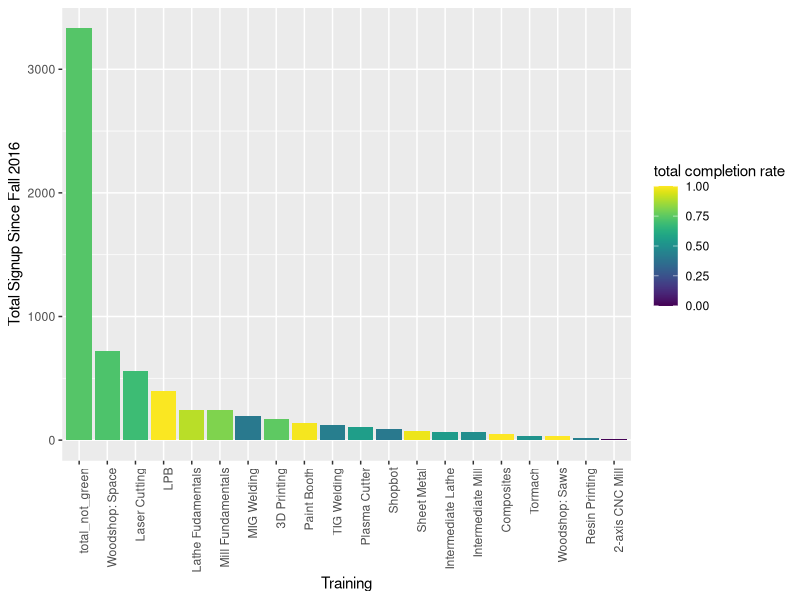
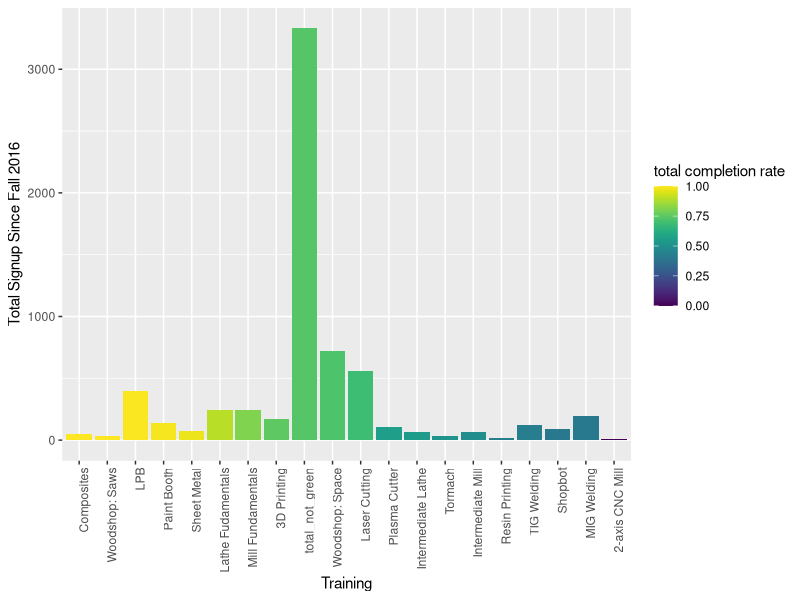
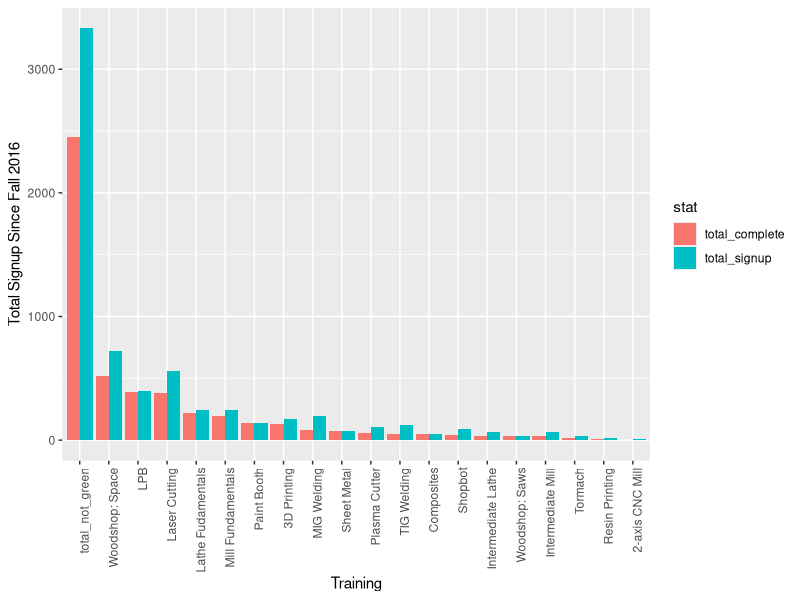

The R source for these figures, in order: (Note: this script raises an error after producing the figures.)
## ---- chunk 1
knitr::opts_chunk$set(echo = TRUE)
library(tidyverse)
library(readxl) 
library(viridis)
## ---- chunk 2
col_names <-
  c(
    "training",
    "sp22_signup",
    "sp22_complete",
    "sp22_comp_rate",
    "fa21_signup",
    "fa21_complete",
    "fa21_comp_rate",
    "sp20_signup",
    "sp20_complete",
    "sp20_comp_rate",
    "fa19_signup",
    "fa19_complete",
    "fa19_comp_rate",
    "sp19_signup",
    "sp19_complete",
    "sp19_comp_rate",
    "fa18_signup",
    "fa18_complete",
    "fa18_comp_rate",
    "sp18_signup",
    "sp18_complete",
    "sp18_comp_rate",
    "fa17_signup",
    "fa17_complete",
    "fa17_comp_rate",
    "sp17_signup",
    "sp17_complete",
    "sp17_comp_rate",
    "fa16_signup",
    "fa16_complete",
    "fa16_comp_rate",
    "total_signup",
    "total_complete",
    "total_comp_rate"
  )

df_raw <- read_excel("data/edited_shopTrainingSummary.xlsx", sheet = 2, col_names = col_names, skip = 1)

# create total row without green
# make tidy
# df_tidy <-
#   df_raw %>% 
#   pivot_longer(cols = !"training", names_to = "sem_stat", values_to = "stat") %>% 
  


# df_tidy
## ---- chunk 3
df_raw %>% 
  filter(
    !training %in% c("Total", "Green"),
    !is.na(training)
  ) %>% 
  ggplot(aes(x = reorder(training, -total_signup), y = total_signup, fill = total_comp_rate)) +
  geom_col() +
  theme(axis.text.x = element_text(angle = 90, hjust = 1)) +
  scale_fill_viridis(name = "total completion rate") +
  xlab("Training") +
  ylab("Total Signup Since Fall 2016")
  
## ---- chunk 4
df_raw %>% 
  filter(
    !training %in% c("Total", "Green"),
    !is.na(training)
  ) %>% 
  ggplot(aes(x = reorder(training, -total_comp_rate), y = total_signup, fill = total_comp_rate)) +
  geom_col() +
  theme(axis.text.x = element_text(angle = 90, hjust = 1)) +
  scale_fill_viridis(name = "total completion rate") +
  xlab("Training") +
  ylab("Total Signup Since Fall 2016")
## ---- chunk 5
df_raw %>% 
  filter(
    !training %in% c("Total", "Green"),
    !is.na(training)
  ) %>% 
  mutate(
    fully_complete = total_complete
  ) %>% 
  pivot_longer(names_to = "stat", values_to = "val_stat", cols = c("total_signup", "total_complete")) %>% 
  ggplot(aes(x = reorder(training, -fully_complete), y = val_stat, fill = stat)) +
  geom_col(position = "dodge") +
  theme(axis.text.x = element_text(angle = 90, hjust = 1)) +
  #scale_fill_viridis(name = "total completion rate") +
  xlab("Training") +
  ylab("Total Signup Since Fall 2016")
## ---- chunk 6
# df_raw %>% 
#   filter(training == "3D Printing") %>% 
#   pivot_longer(names_to = "stat", values_to = "val_stat", cols = c(ends_with("complete"), ends_with("signup"), ends_with("rate"))) %>% 
#   filter(!is.na(val_stat)) %>% 
#   ggplot(aes(x = stat, y = val_stat, fill)) +
#   geom_col() +
#     theme(axis.text.x = element_text(angle = 90, hjust = 1)) 


df_raw %>% 
  filter(training %in% c("3D Printing", "total_not_green")) %>% 
  select("training", ends_with("complete")) %>% 
  pivot_longer(
    names_to = "complete", 
    values_to = "val_stat", 
    cols = c(
    "sp22_complete",
    "fa21_complete",
    "sp20_complete",
    "fa19_complete",
    "sp19_complete",
    "fa18_complete",
    "sp18_complete",
    "fa17_complete",
    "sp17_complete",
    "fa16_complete",
    "total_complete")
  ) %>% 
  filter(!is.na(val_stat), complete != "total_complete", complete %in% c("sp22_complete", "fa21_complete", "sp20_complete", "fa19_complete")) %>% 
  group_by(complete) %>% 
  mutate(
    perc = 
  )
  ggplot(aes(x = complete, y = val_stat, fill = )) +
  geom_col() +
    theme(axis.text.x = element_text(angle = 90, hjust = 1)) 
